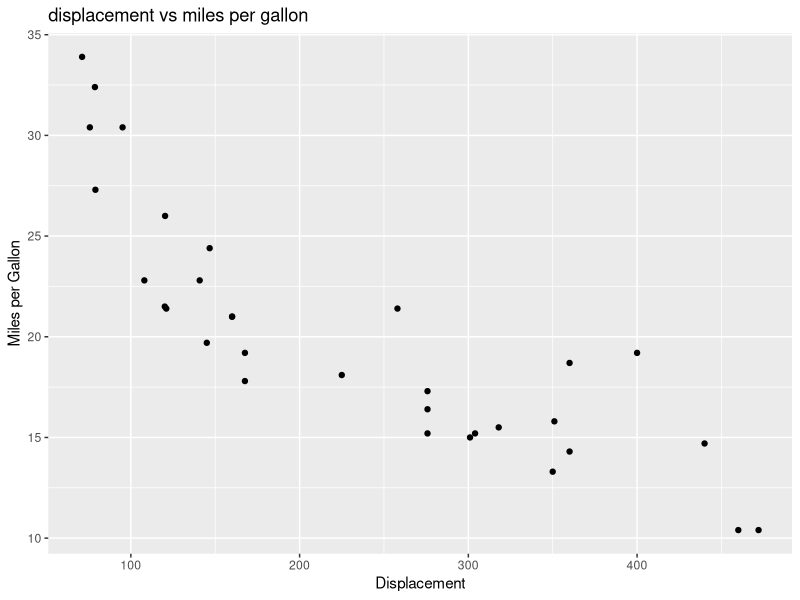
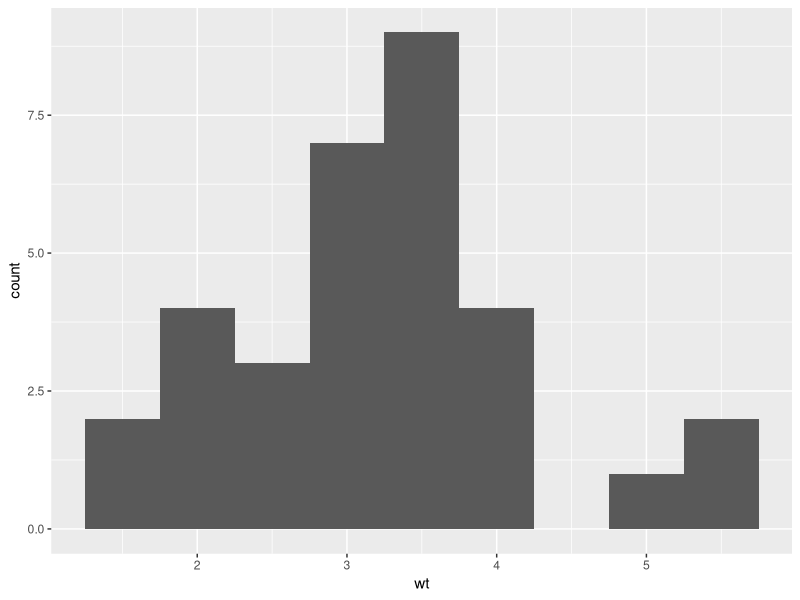

Generate these figures, in order, with R:
library(datasets)
library(ggplot2)
#Load Data
data(mtcars)
#View first 5 rows

ggplot(aes(x=disp,y=mpg,),data=mtcars)+geom_point()+ggtitle("displacement vs miles per gallon") + labs(x = "Displacement", y = "Miles per Gallon")


ggplot(aes(x=wt),data=mtcars) + geom_histogram(binwidth=0.5)
